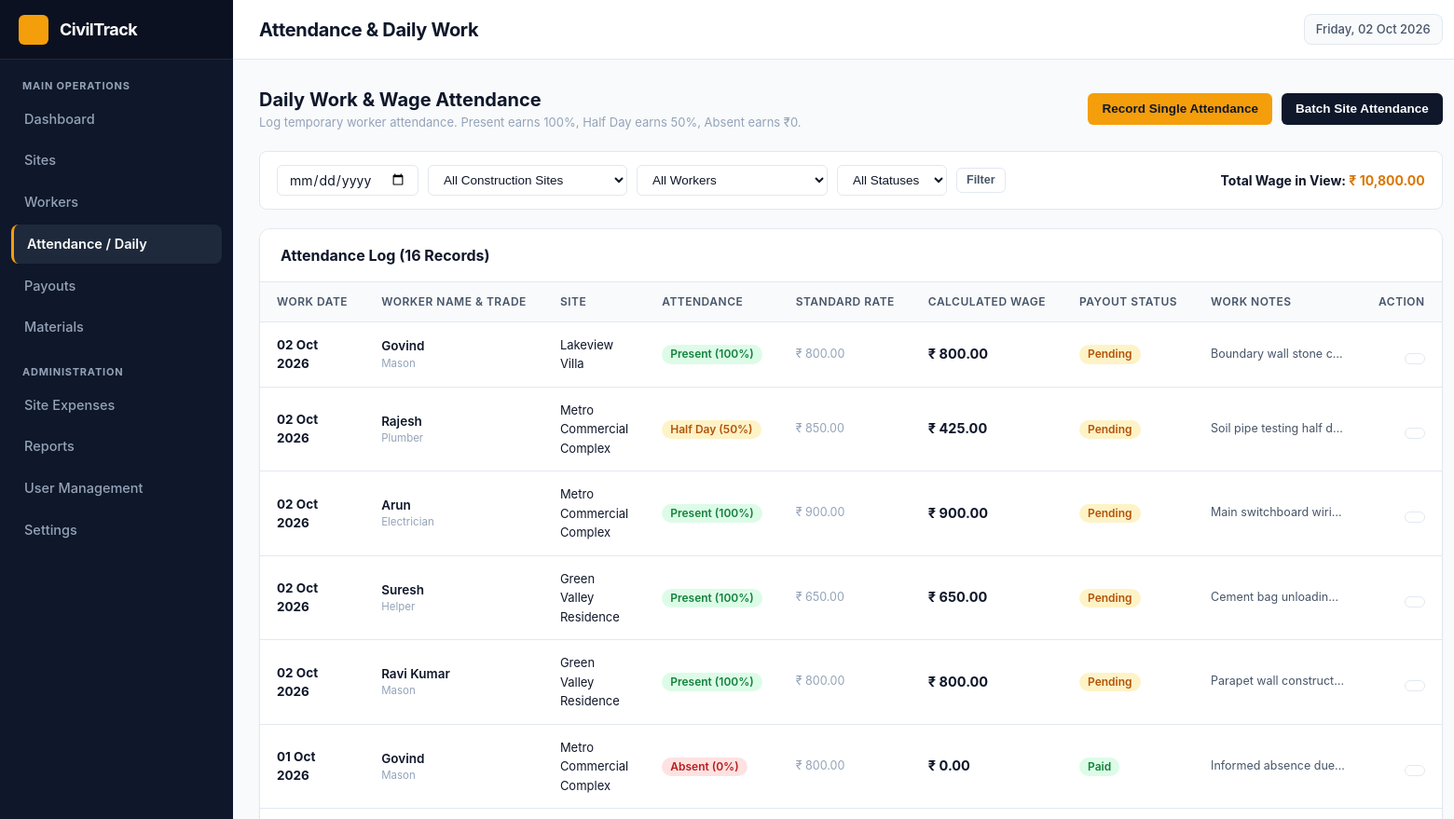
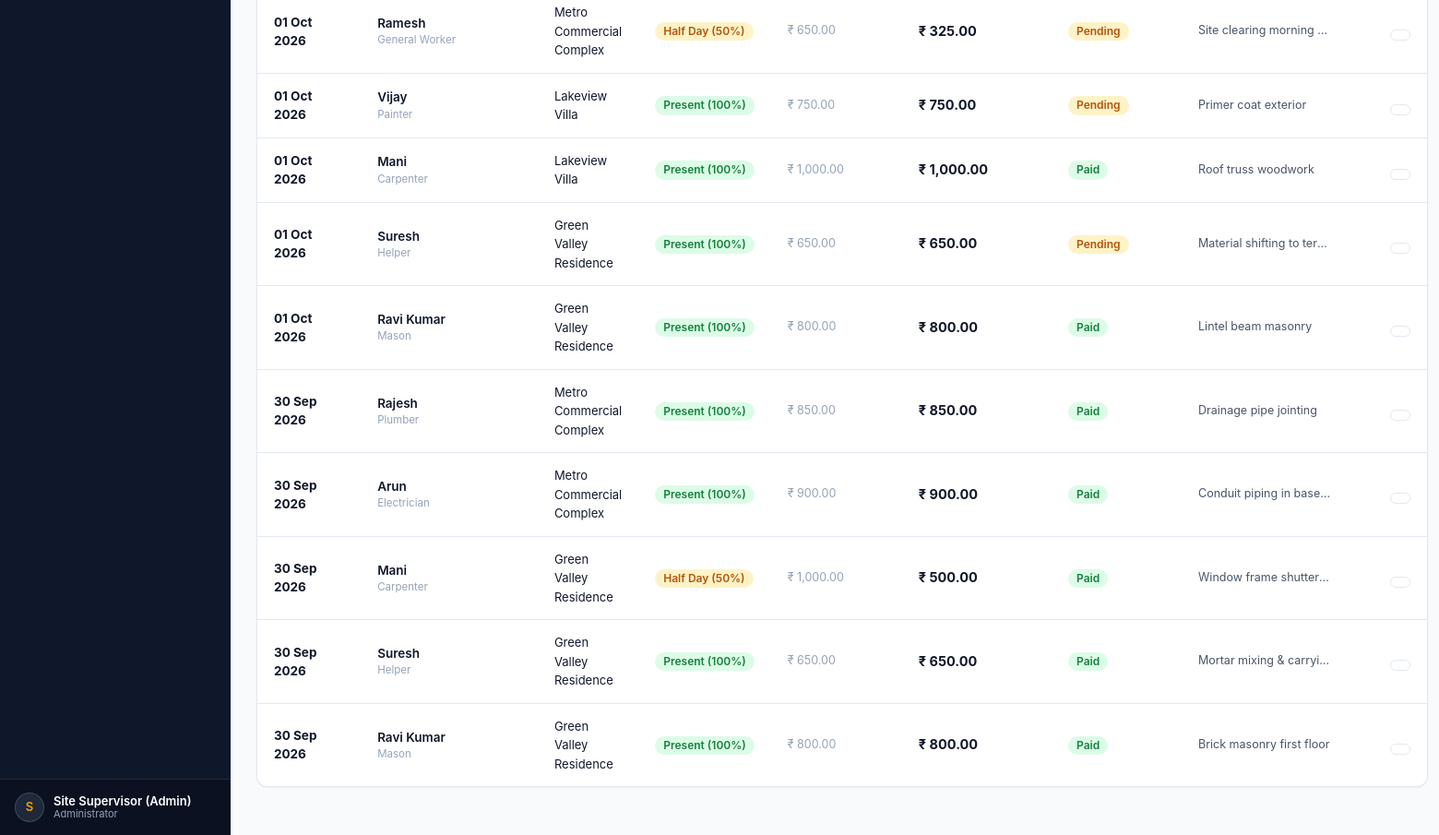
Screenshot of /attendance.php (signed in) with the database file from the repository (2 pictures, top to bottom).
### tables this page shows
CREATE TABLE `payouts` (
  `id` INT AUTO_INCREMENT PRIMARY KEY,
  `worker_id` INT NOT NULL,
  `site_id` INT NOT NULL,
  `attendance_id` INT NOT NULL,
  `amount` DECIMAL(10,2) NOT NULL DEFAULT 0.00,
  `payment_status` ENUM('Pending', 'Paid') NOT NULL DEFAULT 'Pending',
  `payment_date` DATE DEFAULT NULL,
  `notes` VARCHAR(255) DEFAULT NULL,
  `created_at` DATETIME NOT NULL DEFAULT CURRENT_TIMESTAMP,
  CONSTRAINT `fk_payout_worker` FOREIGN KEY (`worker_id`) REFERENCES `workers` (`id`) ON DELETE CASCADE ON UPDATE CASCADE,
  CONSTRAINT `fk_payout_site` FOREIGN KEY (`site_id`) REFERENCES `sites` (`id`) ON DELETE CASCADE ON UPDATE CASCADE,
  CONSTRAINT `fk_payout_att` FOREIGN KEY (`attendance_id`) REFERENCES `attendance` (`id`) ON DELETE CASCADE ON UPDATE CASCADE
);

CREATE TABLE `attendance` (
  `id` INT AUTO_INCREMENT PRIMARY KEY,
  `worker_id` INT NOT NULL,
  `site_id` INT NOT NULL,
  `work_date` DATE NOT NULL,
  `status` ENUM('Present', 'Half Day', 'Absent') NOT NULL DEFAULT 'Present',
  `calculated_wage` DECIMAL(10,2) NOT NULL DEFAULT 0.00,
  `notes` VARCHAR(255) DEFAULT NULL,
  `created_at` DATETIME NOT NULL DEFAULT CURRENT_TIMESTAMP,
  CONSTRAINT `fk_att_worker` FOREIGN KEY (`worker_id`) REFERENCES `workers` (`id`) ON DELETE CASCADE ON UPDATE CASCADE,
  CONSTRAINT `fk_att_site` FOREIGN KEY (`site_id`) REFERENCES `sites` (`id`) ON DELETE CASCADE ON UPDATE CASCADE,
  CONSTRAINT `unique_worker_site_date` UNIQUE (`worker_id`, `site_id`, `work_date`)
);

CREATE TABLE `workers` (
  `id` INT AUTO_INCREMENT PRIMARY KEY,
  `name` VARCHAR(150) NOT NULL,
  `phone` VARCHAR(20) NOT NULL,
  `address` TEXT DEFAULT NULL,
  `worker_type` VARCHAR(50) NOT NULL,
  `daily_wage` DECIMAL(10,2) NOT NULL DEFAULT 0.00,
  `status` ENUM('Active', 'Inactive') NOT NULL DEFAULT 'Active',
  `created_at` DATETIME NOT NULL DEFAULT CURRENT_TIMESTAMP
);

CREATE TABLE `sites` (
  `id` INT AUTO_INCREMENT PRIMARY KEY,
  `site_name` VARCHAR(150) NOT NULL,
  `client_name` VARCHAR(150) NOT NULL,
  `location` VARCHAR(255) NOT NULL,
  `start_date` DATE NOT NULL,
  `expected_end_date` DATE DEFAULT NULL,
  `status` ENUM('Active', 'Completed', 'On Hold') NOT NULL DEFAULT 'Active',
  `created_at` DATETIME NOT NULL DEFAULT CURRENT_TIMESTAMP
);

### includes/auth.php (called while the page is built, shortened)
<?php
function e($str) {
    return htmlspecialchars((string)($str ?? ''), ENT_QUOTES, 'UTF-8');
}
function format_currency($amount, $decimals = 2) {
    $num = (float)$amount;
    return '₹ ' . number_format($num, $decimals, '.', ',');
}
function format_date($dateStr, $format = 'd M Y') {
    $time = strtotime($dateStr);
    return $time ? date($format, $time) : $dateStr;
}

### attendance.php (the view, shortened to what this page needs)
<?php
require_once __DIR__ . '/includes/auth.php';
$conn = get_db();
$filter_date = trim($_GET['date'] ?? '');
$sql = "
    SELECT a.*, w.name as worker_name, w.worker_type, w.daily_wage as standard_wage, s.site_name, p.payment_status, p.id as payout_id
    FROM attendance a
    JOIN workers w ON a.worker_id = w.id
    JOIN sites s ON a.site_id = s.id
    LEFT JOIN payouts p ON p.attendance_id = a.id
    WHERE 1=1
";
$sql .= " ORDER BY a.work_date DESC, a.id DESC";
$res = mysqli_query($conn, $sql);
$attendanceRecords = mysqli_fetch_all($res, MYSQLI_ASSOC);
$totalCalculatedWage = 0;
foreach ($attendanceRecords as $rec) {
    $totalCalculatedWage += (float)$rec['calculated_wage'];
}
include __DIR__ . '/includes/header.php';
?>
<div style="display: flex; justify-content: space-between; align-items: center; margin-bottom: 20px; flex-wrap: wrap; gap: 12px;">
    <div>
        <h2 style="font-size: 20px; font-weight: 700; color: var(--primary);">Daily Work & Wage Attendance</h2>
        <p style="font-size: 13px; color: var(--text-muted);">
            Log temporary worker attendance. Present earns 100%, Half Day earns 50%, Absent earns ₹0.
        </p>
    </div>
    <div style="display: flex; gap: 10px;">
        <button type="button" class="btn btn-primary" onclick="openModal('singleAttendanceModal')">
            Record Single Attendance
        </button>
        <button type="button" class="btn btn-secondary" onclick="openModal('batchAttendanceModal')">
            Batch Site Attendance
        </button>
    </div>
</div>
<div class="filter-bar">
    <form method="GET" class="filter-group" style="width: 100%; justify-content: space-between;">
        <div style="display: flex; gap: 10px; flex-wrap: wrap; align-items: center;">
            <input type="date" name="date" class="form-control" style="padding: 6px 12px;" value="<?php echo e($filter_date); ?>" title="Filter by Work Date">
            <select name="site_id" class="filter-select">
                <option value="0">All Construction Sites</option>
            </select>
            <select name="worker_id" class="filter-select">
                <option value="0">All Workers</option>
            </select>
            <select name="status" class="filter-select">
                <option value="">All Statuses</option>
            </select>
            <button type="submit" class="btn btn-outline btn-sm">Filter</button>
        </div>
        <div style="font-weight: 700; color: var(--primary); font-size: 14px;">
            Total Wage in View: <span style="color: var(--accent-hover);"><?php echo format_currency($totalCalculatedWage); ?></span>
        </div>
    </form>
</div>
<div class="card">
    <div class="card-header">
        <div class="card-title">
            Attendance Log (<?php echo count($attendanceRecords); ?> Records)
        </div>
    </div>
    <div class="card-body p-0">
        <div class="table-responsive">
            <table class="data-table">
                <thead>
                    <tr>
                        <th>Work Date</th>
                        <th>Worker Name & Trade</th>
                        <th>Site</th>
                        <th>Attendance</th>
                        <th>Standard Rate</th>
                        <th>Calculated Wage</th>
                        <th>Payout Status</th>
                        <th>Work Notes</th>
                        <th style="text-align: right;">Action</th>
                    </tr>
                </thead>
                <tbody>
                    <?php if (empty($attendanceRecords)): ?>
                        <tr>
                            <td colspan="9" style="text-align: center; color: var(--text-muted); padding: 36px;">
                                No attendance records found matching current criteria.
                            </td>
                        </tr>
                    <?php else: ?>
                        <?php foreach ($attendanceRecords as $row): ?>
                            <tr>
                                <td>
                                    <strong><?php echo format_date($row['work_date']); ?></strong>
                                </td>
                                <td>
                                    <div style="font-weight: 600; color: var(--primary);">
                                        <a href="worker_details.php?id=<?php echo $row['worker_id']; ?>" style="color: inherit; text-decoration: none;">
                                            <?php echo e($row['worker_name']); ?>
                                        </a>
                                    </div>
                                    <div style="font-size: 11.5px; color: var(--text-muted);">
                                        <?php echo e($row['worker_type']); ?>
                                    </div>
                                </td>
                                <td>
                                    <a href="site_details.php?id=<?php echo $row['site_id']; ?>" style="color: var(--primary); text-decoration: none; font-size: 13px;">
                                        <?php echo e($row['site_name']); ?>
                                    </a>
                                </td>
                                <td>
                                    <?php if ($row['status'] === 'Present'): ?>
                                        <span class="badge badge-success">Present (100%)</span>
                                    <?php elseif ($row['status'] === 'Half Day'): ?>
                                        <span class="badge badge-warning">Half Day (50%)</span>
                                    <?php else: ?>
                                        <span class="badge badge-danger">Absent (0%)</span>
                                    <?php endif; ?>
                                </td>
                                <td style="font-size: 12.5px; color: var(--text-muted);">
                                    <?php echo format_currency($row['standard_wage']); ?>
                                </td>
                                <td>
                                    <div style="font-weight: 700; color: var(--primary); font-size: 14.5px;">
                                        <?php echo format_currency($row['calculated_wage']); ?>
                                    </div>
                                </td>
                                <td>
                                    <?php if ($row['payment_status'] === 'Paid'): ?>
                                        <span class="badge badge-success">Paid</span>
                                    <?php else: ?>
                                        <span class="badge badge-warning">Pending</span>
                                    <?php endif; ?>
                                </td>
                                <td style="font-size: 12.5px; color: var(--text-secondary); max-width: 180px; overflow: hidden; text-overflow: ellipsis; white-space: nowrap;">
                                    <?php echo e($row['notes'] ?: '-'); ?>
                                </td>
                                <td style="text-align: right;">
                                    <form method="POST" action="actions/attendance_actions.php" style="display: inline;" onsubmit="return confirm('Delete this attendance record? This will also remove the associated payout.');">
                                        <button type="submit" class="btn btn-outline btn-sm" style="color: #ef4444;" title="Delete Record">
                                        </button>
                                    </form>
                                </td>
                            </tr>
                        <?php endforeach; ?>
                    <?php endif; ?>
                </tbody>
            </table>
        </div>
    </div>
</div>
<?php include __DIR__ . '/includes/footer.php'; ?>

### assets/css/style.css (style rules this page uses)
:root { --primary: #0f172a; --primary-light: #1e293b; --primary-hover: #334155; --accent: #f59e0b; --accent-hover: #d97706; --accent-light: #fef3c7; --bg-main: #f8fafc; --card-bg: #ffffff; --border: #e2e8f0; --border-focus: #f59e0b; --text-primary: #0f172a; --text-secondary: #475569; --text-muted: #94a3b8; --success-bg: #dcfce7; --success-text: #15803d; --warning-bg: #fef3c7; --warning-text: #b45309; --danger-bg: #fee2e2; --danger-text: #b91c1c; --info-bg: #dbeafe; --info-text: #1d4ed8; --sidebar-width: 250px; --header-height: 64px; --radius-sm: 6px; --radius-md: 8px; --radius-lg: 12px; --shadow-sm: 0 1px 2px 0 rgba(0, 0, 0, 0.05); --shadow-md: 0 4px 6px -1px rgba(0, 0, 0, 0.08), 0 2px 4px -2px rgba(0, 0, 0, 0.04); --shadow-lg: 0 10px 15px -3px rgba(0, 0, 0, 0.08), 0 4px 6px -4px rgba(0, 0, 0, 0.03); }
*, *::before, *::after { box-sizing: border-box; margin: 0; padding: 0; }
body { font-family: -apple-system, BlinkMacSystemFont, "Segoe UI", Roboto, "Helvetica Neue", Arial, sans-serif; background-color: var(--bg-main); color: var(--text-primary); font-size: 14.5px; line-height: 1.5; -webkit-font-smoothing: antialiased; }
.card { background: var(--card-bg); border: 1px solid var(--border); border-radius: var(--radius-lg); box-shadow: var(--shadow-sm); margin-bottom: 24px; overflow: hidden; }
.card-header { padding: 16px 22px; border-bottom: 1px solid var(--border); display: flex; align-items: center; justify-content: space-between; background-color: #ffffff; flex-wrap: wrap; gap: 12px; }
.card-title { font-size: 16px; font-weight: 700; color: var(--primary); display: flex; align-items: center; gap: 8px; }
.card-body { padding: 22px; }
.card-body.p-0 { padding: 0; }
.table-responsive { width: 100%; overflow-x: auto; }
.data-table { width: 100%; border-collapse: collapse; text-align: left; font-size: 13.5px; }
.data-table th { background-color: #f8fafc; color: #475569; font-weight: 600; font-size: 12px; text-transform: uppercase; letter-spacing: 0.5px; padding: 12px 18px; border-bottom: 1px solid var(--border); white-space: nowrap; }
.data-table td { padding: 14px 18px; border-bottom: 1px solid var(--border); color: var(--text-primary); vertical-align: middle; }
.data-table tbody tr:last-child td { border-bottom: none; }
.badge { display: inline-flex; align-items: center; gap: 4px; padding: 3px 9px; border-radius: 9999px; font-size: 12px; font-weight: 600; line-height: 1.2; white-space: nowrap; }
.badge-success { background: var(--success-bg); color: var(--success-text); }
.badge-warning { background: var(--warning-bg); color: var(--warning-text); }
.badge-danger { background: var(--danger-bg); color: var(--danger-text); }
.btn { display: inline-flex; align-items: center; justify-content: center; gap: 6px; padding: 8px 14px; border-radius: var(--radius-sm); font-size: 13.5px; font-weight: 600; cursor: pointer; text-decoration: none; transition: all 0.15s ease; border: 1px solid transparent; line-height: 1.2; }
.btn-primary { background: var(--accent); color: var(--primary); }
.btn-secondary { background: var(--primary); color: #ffffff; }
.btn-outline { background: #ffffff; color: var(--text-secondary); border-color: var(--border); }
.btn-sm { padding: 5px 10px; font-size: 12.5px; border-radius: var(--radius-sm); }
.filter-bar { display: flex; align-items: center; justify-content: space-between; gap: 12px; margin-bottom: 20px; flex-wrap: wrap; background: #ffffff; padding: 14px 18px; border: 1px solid var(--border); border-radius: var(--radius-md); }
.filter-group { display: flex; align-items: center; gap: 10px; flex-wrap: wrap; }
.filter-select { padding: 7px 12px; border: 1px solid var(--border); border-radius: var(--radius-sm); font-size: 13.5px; background-color: #ffffff; color: var(--text-primary); outline: none; }
.form-control { padding: 9px 12px; border: 1px solid var(--border); border-radius: var(--radius-sm); font-size: 14px; color: var(--text-primary); background-color: #ffffff; outline: none; transition: all 0.15s ease; font-family: inherit; }

### rows the page displays
payouts: attendance.work_date "02 Oct 2026", worker.name "Govind", worker.worker_type "Mason", site.site_name "Lakeview Villa", shows "Present (100%)", worker.daily_wage "₹ 800.00", attendance.calculated_wage "₹ 800.00", payment_status "Pending", attendance.notes "Boundary wall stone c…"
payouts: attendance.work_date "02 Oct 2026", worker.name "Rajesh", worker.worker_type "Plumber", site.site_name "Metro Commercial Complex", shows "Half Day (50%)", worker.daily_wage "₹ 850.00", attendance.calculated_wage "₹ 425.00", payment_status "Pending", attendance.notes "Soil pipe testing half day"
payouts: attendance.work_date "02 Oct 2026", worker.name "Arun", worker.worker_type "Electrician", site.site_name "Metro Commercial Complex", shows "Present (100%)", worker.daily_wage "₹ 900.00", attendance.calculated_wage "₹ 900.00", payment_status "Pending", attendance.notes "Main switchboard wiring"
payouts: attendance.work_date "02 Oct 2026", worker.name "Suresh", worker.worker_type "Helper", site.site_name "Green Valley Residence", shows "Present (100%)", worker.daily_wage "₹ 650.00", attendance.calculated_wage "₹ 650.00", payment_status "Pending", attendance.notes "Cement bag unloadin…"
payouts: attendance.work_date "02 Oct 2026", worker.name "Ravi Kumar", worker.worker_type "Mason", site.site_name "Green Valley Residence", shows "Present (100%)", worker.daily_wage "₹ 800.00", attendance.calculated_wage "₹ 800.00", payment_status "Pending", attendance.notes "Parapet wall construct…"
payouts: attendance.work_date "01 Oct 2026", worker.name "Govind", worker.worker_type "Mason", site.site_name "Metro Commercial Complex", shows "Absent (0%)", worker.daily_wage "₹ 800.00", attendance.calculated_wage "₹ 0.00", payment_status "Paid", attendance.notes "Informed absence due…"
payouts: attendance.work_date "01 Oct 2026", worker.name "Ramesh", worker.worker_type "General Worker", site.site_name "Metro Commercial Complex", shows "Half Day (50%)", worker.daily_wage "₹ 650.00", attendance.calculated_wage "₹ 325.00", payment_status "Pending", attendance.notes "Site clearing morning…"
payouts: attendance.work_date "01 Oct 2026", worker.name "Vijay", worker.worker_type "Painter", site.site_name "Lakeview Villa", shows "Present (100%)", worker.daily_wage "₹ 750.00", attendance.calculated_wage "₹ 750.00", payment_status "Pending", attendance.notes "Primer coat exterior"
payouts: attendance.work_date "01 Oct 2026", worker.name "Mani", worker.worker_type "Carpenter", site.site_name "Lakeview Villa", shows "Present (100%)", worker.daily_wage "₹ 1,000.00", attendance.calculated_wage "₹ 1,000.00", payment_status "Paid", attendance.notes "Roof truss woodwork"
payouts: attendance.work_date "01 Oct 2026", worker.name "Suresh", worker.worker_type "Helper", site.site_name "Green Valley Residence", shows "Present (100%)", worker.daily_wage "₹ 650.00", attendance.calculated_wage "₹ 650.00", payment_status "Pending", attendance.notes "Material shifting to ter…"
payouts: attendance.work_date "01 Oct 2026", worker.name "Ravi Kumar", worker.worker_type "Mason", site.site_name "Green Valley Residence", shows "Present (100%)", worker.daily_wage "₹ 800.00", attendance.calculated_wage "₹ 800.00", payment_status "Paid", attendance.notes "Lintel beam masonry"
payouts: attendance.work_date "30 Sep 2026", worker.name "Rajesh", worker.worker_type "Plumber", site.site_name "Metro Commercial Complex", shows "Present (100%)", worker.daily_wage "₹ 850.00", attendance.calculated_wage "₹ 850.00", payment_status "Paid", attendance.notes "Drainage pipe jointing"
payouts: attendance.work_date "30 Sep 2026", worker.name "Arun", worker.worker_type "Electrician", site.site_name "Metro Commercial Complex", shows "Present (100%)", worker.daily_wage "₹ 900.00", attendance.calculated_wage "₹ 900.00", payment_status "Paid", attendance.notes "Conduit piping in base…"
payouts: attendance.work_date "30 Sep 2026", worker.name "Mani", worker.worker_type "Carpenter", site.site_name "Green Valley Residence", shows "Half Day (50%)", worker.daily_wage "₹ 1,000.00", attendance.calculated_wage "₹ 500.00", payment_status "Paid", attendance.notes "Window frame shutter…"
payouts: attendance.work_date "30 Sep 2026", worker.name "Suresh", worker.worker_type "Helper", site.site_name "Green Valley Residence", shows "Present (100%)", worker.daily_wage "₹ 650.00", attendance.calculated_wage "₹ 650.00", payment_status "Paid", attendance.notes "Mortar mixing & carryi…"
payouts: attendance.work_date "30 Sep 2026", worker.name "Ravi Kumar", worker.worker_type "Mason", site.site_name "Green Valley Residence", shows "Present (100%)", worker.daily_wage "₹ 800.00", attendance.calculated_wage "₹ 800.00", payment_status "Paid", attendance.notes "Brick masonry first floor"

### other values shown
substr($user['full_name'] ?? 'A', 0, 1) "S"
$user['full_name'] "Site Supervisor (Admin)"
$user['role'] "Administrator"
$page_title "Attendance & Daily Work"
format_currency($totalCalculatedWage) "₹ 10,800.00"
count($attendanceRecords) "16"
